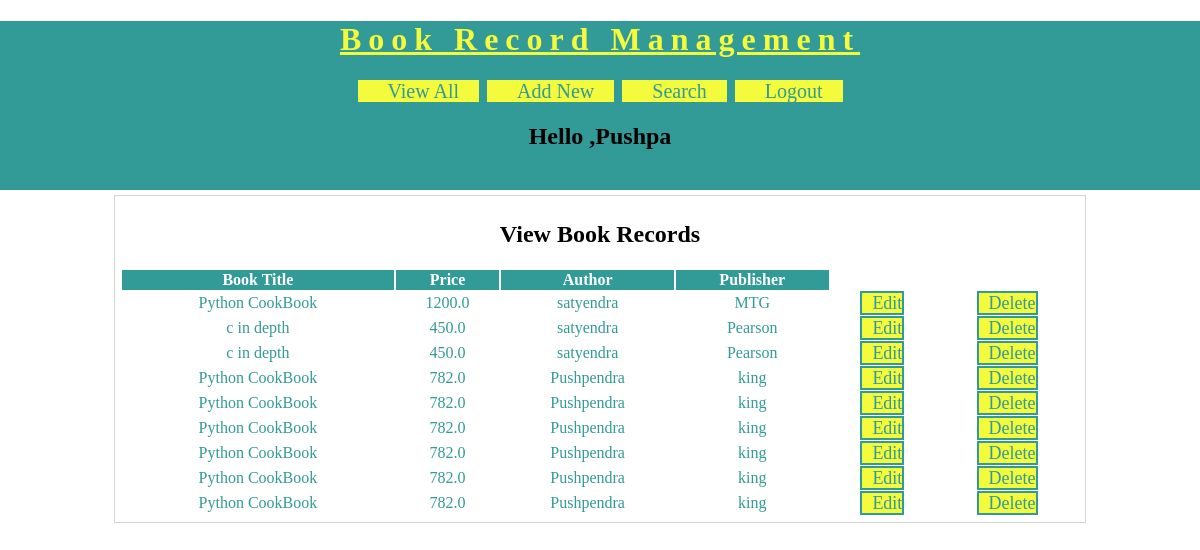
Page /BRMapp/view-books (signed in) on the committed database.
### BRMapp/models.py (models this page shows)
class Book(models.Model):
    title=models.CharField(max_length=100)
    price=models.FloatField()
    author=models.CharField(max_length=100)
    publisher=models.CharField(max_length=100)

### BRMapp/views.py (the view)
# urls.py: url('view-books',views.viewBooks),
@login_required(login_url="/BRMapp/login/")
def viewBooks(request):
    books=models.Book.objects.all()
    username=request.session['username']
    res=render(request,'BRMapp/view_book.html',{'books':books,'username':username})
    return res

### templates/BRMapp/view_book.html (shortened to what this page needs)
<!DOCTYPE html>
{% load static %}
<html lang="en" dir="ltr">
  <head>
    <link rel="stylesheet" href="{% static 'css/BRstyle.css' %}">
  </head>
  <body>
    <div id="header">
    <h1>Book Record Management</h1>
    <div id="nav">
      <a href="/BRMapp/view-books">View All</a>
      <a href="/BRMapp/new-book">Add New</a>
      <a href="/BRMapp/search-book">Search</a>
      <a href="/BRMapp/logout">Logout</a>
  </div>
      <h2>Hello ,{{username}}</h2>
    </div>
    <div id="main">
      <h2>View Book Records</h2>
      <table>
        <thead>
          <th>Book Title</th>
          <th>Price</th>
          <th>Author</th>
          <th>Publisher</th>
        </thead>
       {% for book in books %}
        <tr>
          <td>{{book.title}}</td>
          <td>{{book.price}}</td>
          <td>{{book.author}}</td>
          <td>{{book.publisher}}</td>
          <td><a class="btn" href="/BRMapp/edit-book?bookid={{book.id}}">Edit</a></td>
          <td><a class="btn" href="/BRMapp/delete-book?bookid={{book.id}}">Delete</a></td>
        </tr>
        {% endfor  %}
      </table>
    </div>
  </body>
</html>

### static/css/BRstyle.css (style rules this page uses)
body { background-color: white; margin: 0px 0px 0px 0px; font-family: "calibari"; }
#header { background-color: #329A97; padding-bottom: 20px; text-align: center; }
#header h1 { text-align: center; color: #F4FA3C; letter-spacing:7px; text-decoration: underline; }
#nav { width: 60%; margin: auto; }
#nav a { background-color:#F4FA3C; width: 150px; border: solid 2px #329A97; font-size: 20px; text-decoration: none; color: #329A97; padding-left: 30px; padding-right:20px; }
#main { margin: auto; border:solid 1px lightgray; width:80%; padding:5px; margin-top:5px; }
#main form, #main h2 { text-align:center; }
#main table { width:100%; text-align:center; color:#329A97; }
#main table th { background-color: #329A97; color:white; }
.btn { background-color:#F4FA3C; width:150px; border:solid 2px #329A97; font-size:18px; text-decoration:none; color:#329A97; padding-left:10px; }

### rows in the picture
Book: title "Python CookBook", price "1200.0", author "satyendra", publisher "MTG"
Book: title "c in depth", price "450.0", author "satyendra", publisher "Pearson"
Book: title "c in depth", price "450.0", author "satyendra", publisher "Pearson"
Book: title "Python CookBook", price "782.0", author "Pushpendra", publisher "king"
Book: title "Python CookBook", price "782.0", author "Pushpendra", publisher "king"
Book: title "Python CookBook", price "782.0", author "Pushpendra", publisher "king"
Book: title "Python CookBook", price "782.0", author "Pushpendra", publisher "king"
Book: title "Python CookBook", price "782.0", author "Pushpendra", publisher "king"
Book: title "Python CookBook", price "782.0", author "Pushpendra", publisher "king"

### other values in the picture
{{ username }} "Pushpa"
